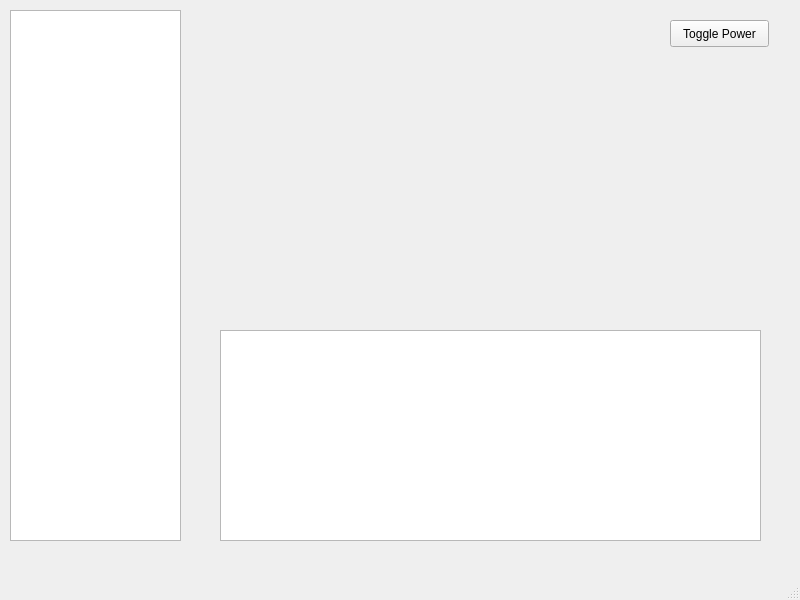
<?xml version="1.0" encoding="UTF-8"?>
<ui version="4.0">
 <class>MainWindow</class>
 <widget class="QMainWindow" name="MainWindow">
  <property name="geometry">
   <rect>
    <x>0</x>
    <y>0</y>
    <width>800</width>
    <height>600</height>
   </rect>
  </property>
  <property name="windowTitle">
   <string>MainWindow</string>
  </property>
  <widget class="QWidget" name="centralwidget">
   <widget class="QPushButton" name="pushButton">
    <property name="geometry">
     <rect>
      <x>670</x>
      <y>20</y>
      <width>99</width>
      <height>27</height>
     </rect>
    </property>
    <property name="text">
     <string>Toggle Power</string>
    </property>
   </widget>
   <widget class="QTableWidget" name="tableWidget">
    <property name="geometry">
     <rect>
      <x>220</x>
      <y>330</y>
      <width>541</width>
      <height>211</height>
     </rect>
    </property>
   </widget>
   <widget class="QListWidget" name="listWidget">
    <property name="geometry">
     <rect>
      <x>10</x>
      <y>10</y>
      <width>171</width>
      <height>531</height>
     </rect>
    </property>
   </widget>
  </widget>
  <widget class="QMenuBar" name="menubar">
   <property name="geometry">
    <rect>
     <x>0</x>
     <y>0</y>
     <width>800</width>
     <height>25</height>
    </rect>
   </property>
  </widget>
  <widget class="QStatusBar" name="statusbar"/>
 </widget>
 <resources/>
 <connections/>
</ui>
